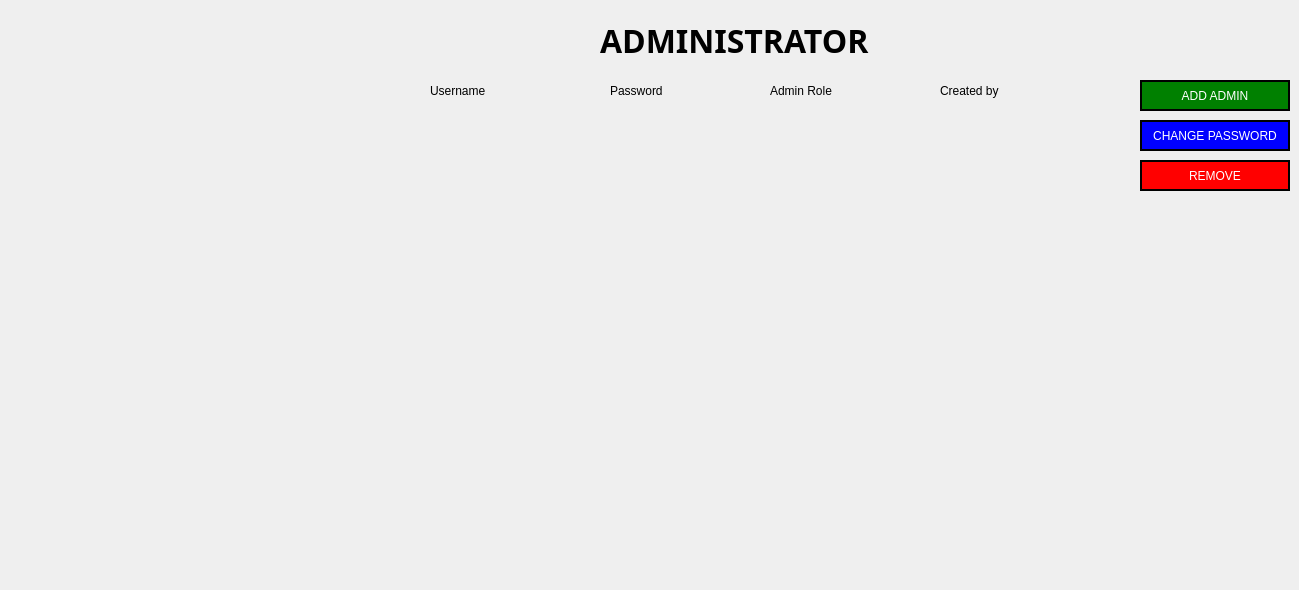
       <widget class="QWidget" name="adminList_page">
        <widget class="QLabel" name="label_25">
         <property name="geometry">
          <rect>
           <x>600</x>
           <y>20</y>
           <width>381</width>
           <height>41</height>
          </rect>
         </property>
         <property name="font">
          <font>
           <family>Spectral SC ExtraBold</family>
           <pointsize>24</pointsize>
           <weight>75</weight>
           <bold>true</bold>
          </font>
         </property>
         <property name="styleSheet">
          <string notr="true">color: #000000;
background: transparent;

</string>
         </property>
         <property name="text">
          <string>ADMINISTRATOR</string>
         </property>
        </widget>
        <widget class="QFrame" name="frame_5">
         <property name="geometry">
          <rect>
           <x>400</x>
           <y>70</y>
           <width>691</width>
           <height>41</height>
          </rect>
         </property>
         <property name="font">
          <font>
           <family>Spectral SC ExtraBold</family>
           <pointsize>20</pointsize>
           <weight>75</weight>
           <bold>true</bold>
          </font>
         </property>
         <property name="styleSheet">
          <string notr="true">QFrame{
background: transparent;
}
QLabel{
font: 63 10pt &quot;Spectral SC ExtraBold&quot;;
background: transparent;
color: #000000;
}</string>
         </property>
         <property name="frameShape">
          <enum>QFrame::StyledPanel</enum>
         </property>
         <property name="frameShadow">
          <enum>QFrame::Raised</enum>
         </property>
         <widget class="QLabel" name="label_26">
          <property name="geometry">
           <rect>
            <x>30</x>
            <y>10</y>
            <width>101</width>
            <height>21</height>
           </rect>
          </property>
          <property name="text">
           <string>Username</string>
          </property>
         </widget>
         <widget class="QLabel" name="label_27">
          <property name="geometry">
           <rect>
            <x>210</x>
            <y>10</y>
            <width>101</width>
            <height>21</height>
           </rect>
          </property>
          <property name="text">
           <string>Password</string>
          </property>
         </widget>
         <widget class="QLabel" name="label_29">
          <property name="geometry">
           <rect>
            <x>370</x>
            <y>10</y>
            <width>131</width>
            <height>21</height>
           </rect>
          </property>
          <property name="text">
           <string>Admin Role</string>
          </property>
         </widget>
         <widget class="QLabel" name="label_30">
          <property name="geometry">
           <rect>
            <x>540</x>
            <y>5</y>
            <width>131</width>
            <height>31</height>
           </rect>
          </property>
          <property name="text">
           <string>Created by</string>
          </property>
         </widget>
        </widget>
        <widget class="QTableWidget" name="adminTable">
         <property name="geometry">
          <rect>
           <x>390</x>
           <y>130</y>
           <width>701</width>
           <height>451</height>
          </rect>
         </property>
         <property name="styleSheet">
          <string notr="true">QTableWidget {
    background: transparent;
    color: #000000;
    border: none;
    gridline-color: transparent;
    outline: none;
    padding: 5px;
    font-size: 17px;
}
QHeaderView::section {
    background-color: transparent;
    color: #000000;
    font-size: 12px;
    border: none;
    padding: 5px;
    text-align: left;  /* Align header titles consistently */
}

QTableWidget::item {
    padding: 3px;
    border: none;
    text-align: left;  /* Important for item alignment */
}

QTableWidget::item:selected {
    background-color: transparent;
    color: #000000;
}

QTableWidget::item {
    selection-background-color: transparent;
    selection-color: #000000;
}

QHeaderView::section:horizontal {
    background-color: transparent;
    color: 000000;
    border: none;
    font-size: 7px;
}
</string>
         </property>
         <property name="verticalScrollBarPolicy">
          <enum>Qt::ScrollBarAsNeeded</enum>
         </property>
         <property name="horizontalScrollBarPolicy">
          <enum>Qt::ScrollBarAlwaysOff</enum>
         </property>
         <property name="editTriggers">
          <set>QAbstractItemView::NoEditTriggers</set>
         </property>
         <property name="selectionBehavior">
          <enum>QAbstractItemView::SelectRows</enum>
         </property>
         <property name="showGrid">
          <bool>false</bool>
         </property>
         <attribute name="horizontalHeaderVisible">
          <bool>false</bool>
         </attribute>
         <attribute name="horizontalHeaderCascadingSectionResizes">
          <bool>true</bool>
         </attribute>
         <attribute name="verticalHeaderVisible">
          <bool>false</bool>
         </attribute>
         <attribute name="verticalHeaderCascadingSectionResizes">
          <bool>false</bool>
         </attribute>
         <attribute name="verticalHeaderMinimumSectionSize">
          <number>25</number>
         </attribute>
         <attribute name="verticalHeaderDefaultSectionSize">
          <number>60</number>
         </attribute>
         <attribute name="verticalHeaderHighlightSections">
          <bool>true</bool>
         </attribute>
         <attribute name="verticalHeaderShowSortIndicator" stdset="0">
          <bool>false</bool>
         </attribute>
         <attribute name="verticalHeaderStretchLastSection">
          <bool>true</bool>
         </attribute>
         <column>
          <property name="text">
           <string>Username</string>
          </property>
         </column>
         <column>
          <property name="text">
           <string>Password</string>
          </property>
         </column>
         <column>
          <property name="text">
           <string>Role</string>
          </property>
          <property name="textAlignment">
           <set>AlignLeading|AlignVCenter</set>
          </property>
         </column>
         <column>
          <property name="text">
           <string>Created By</string>
          </property>
         </column>
        </widget>
        <widget class="QPushButton" name="addAdmin_btn">
         <property name="geometry">
          <rect>
           <x>1140</x>
           <y>80</y>
           <width>150</width>
           <height>31</height>
          </rect>
         </property>
         <property name="styleSheet">
          <string notr="true">background-color: green;
font: 63 10pt &quot;Segoe UI Semibold&quot;;
border: 2px solid black;
color: white;</string>
         </property>
         <property name="text">
          <string>ADD ADMIN</string>
         </property>
         <property name="icon">
          <iconset resource="../resources/res.qrc">
           <normaloff>:/resources/add (1).png</normaloff>:/resources/add (1).png</iconset>
         </property>
        </widget>
        <widget class="QPushButton" name="changePassword_btn">
         <property name="geometry">
          <rect>
           <x>1140</x>
           <y>120</y>
           <width>150</width>
           <height>31</height>
          </rect>
         </property>
         <property name="styleSheet">
          <string notr="true">background-color: blue;
font: 63 7pt &quot;Segoe UI Semibold&quot;;
border: 2px solid black;
color: white;</string>
         </property>
         <property name="text">
          <string>CHANGE PASSWORD</string>
         </property>
         <property name="icon">
          <iconset resource="../resources/res.qrc">
           <normaloff>:/resources/pen.png</normaloff>:/resources/pen.png</iconset>
         </property>
        </widget>
        <widget class="QPushButton" name="removeAdmin_btn">
         <property name="geometry">
          <rect>
           <x>1140</x>
           <y>160</y>
           <width>150</width>
           <height>31</height>
          </rect>
         </property>
         <property name="styleSheet">
          <string notr="true">background-color: red;
font: 63 10pt &quot;Segoe UI Semibold&quot;;
border: 2px solid black;
color: white;</string>
         </property>
         <property name="text">
          <string>REMOVE</string>
         </property>
         <property name="icon">
          <iconset resource="../resources/res.qrc">
           <normaloff>:/resources/images-removebg-preview (1).png</normaloff>:/resources/images-removebg-preview (1).png</iconset>
         </property>
        </widget>
       </widget>
